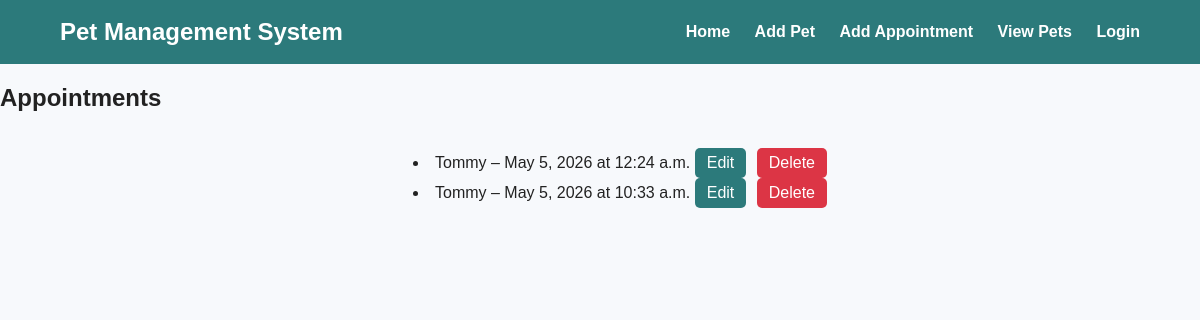
The app's page /appointments/, older data.
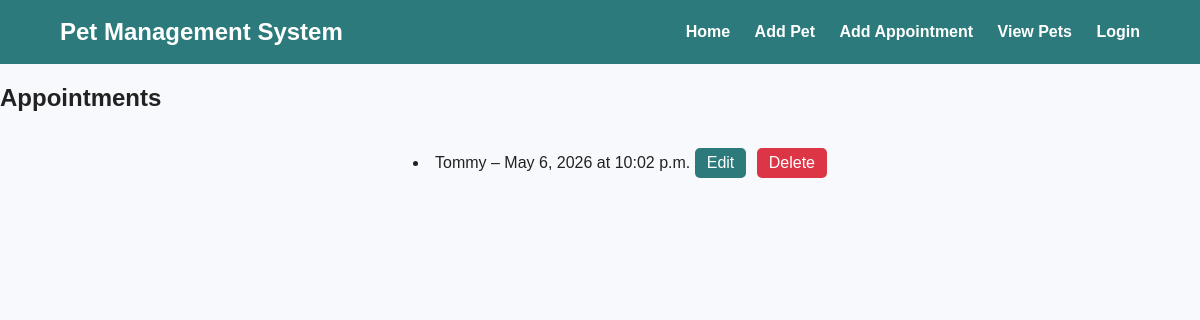
The same page, newer data.
### pets/models.py (models this page shows, shortened)
class Appointment(models.Model):
    pet = models.ForeignKey(Pet, on_delete=models.CASCADE, related_name="appointments")
    date = models.DateField()
    time = models.TimeField()
    reason = models.CharField(max_length=200)
    notes = models.TextField(blank=True)

class Pet(models.Model):
    owner = models.ForeignKey(Owner, on_delete=models.CASCADE, related_name="pets")
    name = models.CharField(max_length=100)
    pet_type = models.CharField(max_length=50)
    age = models.IntegerField()
    medications = models.TextField(blank=True, null=True)

### pets/views.py (the view)
# urls.py: path("appointments/", views.appointment_list, name="appointment_list"),
def appointment_list(request):
    appointments = Appointment.objects.all()
    return render(request, "pets/appointment_list.html", {"appointments": appointments})

### pets/templates/pets/appointment_list.html
{% extends 'pets/base.html' %}
{% block content %}
<h2>Appointments</h2>
{% if appointments %}
    <div style="text-align: center;">
        <ul style="list-style-position: inside; display: inline-block; text-align: center;">
            {% for appointment in appointments %}
            <li>
                {{ appointment.pet.name }} – {{ appointment.date }} at {{ appointment.time }}
                <a href="{% url 'edit_appointment' appointment.id %}"
                style="background:#2c7a7b; color:white; padding: 6px 12px; border-radius:5px; text-decoration:none; display:inline-block;">
                    Edit
                </a>
                <a href="{% url 'delete_appointment' appointment.id %}"
                style="background:#dc3545; color:white; padding:6px 12px; border-radius:5px; text-decoration:none; display:inline-block; margin-left:6px;">
                    Delete
                </a>
            </li>
            {% endfor %}
        </ul>
    </div>
{% else %}
    <p>No appointments yet.</p>
{% endif %}
{% endblock %}

### pets/templates/pets/base.html (shortened to what this page needs)
{% load static %}
<!DOCTYPE html>
<html>
<head>
    <link rel="stylesheet" href="{% static 'pets/css/style.css' %}">
</head>
<body>
    <nav class="navbar">
        <h1>Pet Management System</h1>
        <div>
            <a href="{% url 'home' %}">Home</a>
            <a href="{% url 'add_pet' %}">Add Pet</a>
            <a href="{% url 'add_appointment' %}">Add Appointment</a>
            <a href="{% url 'pet_list' %}">View Pets</a>
            {% if user.is_authenticated %}
                <span style="margin-right: 15px;">Hello {{ user.username }}</span>
                <form method="post" action="{% url 'logout' %}" style="display:inline;">
                    {% csrf_token %}
                    <button type="submit"
                    style="background:white;
                    color:#2f7f80;
                    border:none;
                    padding:8px 14px;
                    border-radius:6px;
                    font-weight:bold;
                    cursor:pointer;">
                        Logout
                    </button>
                </form>
            {% else %}
                <a href="{% url 'login' %}">Login</a>
            {% endif %}
        </div>
    </nav>
    <div class="container">
        {% block content %}
        {% endblock %}
    </div>
</body>
</html>

### pets/static/pets/css/style.css (style rules this page uses)
body { margin: 0; font-family: Arial, sans-serif; background-color: #f7f9fc; color: #222; }
.navbar { background-color: #2c7a7b; color: white; padding: 18px 40px; display: flex; justify-content: space-between; align-items: center; }
.navbar h1 { margin: 0; font-size: 24px; }
.navbar a { color: white; text-decoration: none; margin-left: 20px; font-weight: bold; }
.navbar { background-color: #2c7a7b; color: white; padding: 18px 60px; display: flex; justify-content: space-between; align-items: center; }

Row changes from the older to the newer data that the page shows:
removed Appointment: pet.name "Tommy", date "May 5, 2026", time "12:24 a.m."
removed Appointment: pet.name "Tommy", date "May 5, 2026", time "10:33 a.m."
added Appointment: pet.name "Tommy", date "May 6, 2026", time "10:02 p.m."
